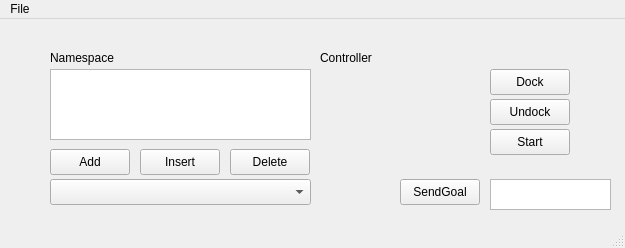
<?xml version="1.0" encoding="UTF-8"?>
<ui version="4.0">
 <class>MainWindow</class>
 <widget class="QMainWindow" name="MainWindow">
  <property name="geometry">
   <rect>
    <x>0</x>
    <y>0</y>
    <width>625</width>
    <height>248</height>
   </rect>
  </property>
  <property name="windowTitle">
   <string>MainWindow</string>
  </property>
  <widget class="QWidget" name="centralwidget">
   <widget class="QListView" name="listView">
    <property name="geometry">
     <rect>
      <x>50</x>
      <y>50</y>
      <width>261</width>
      <height>71</height>
     </rect>
    </property>
   </widget>
   <widget class="QPushButton" name="addButton">
    <property name="geometry">
     <rect>
      <x>50</x>
      <y>130</y>
      <width>80</width>
      <height>26</height>
     </rect>
    </property>
    <property name="text">
     <string>Add</string>
    </property>
   </widget>
   <widget class="QPushButton" name="insertButton">
    <property name="geometry">
     <rect>
      <x>140</x>
      <y>130</y>
      <width>80</width>
      <height>26</height>
     </rect>
    </property>
    <property name="text">
     <string>Insert</string>
    </property>
   </widget>
   <widget class="QPushButton" name="deleteButton">
    <property name="geometry">
     <rect>
      <x>230</x>
      <y>130</y>
      <width>80</width>
      <height>26</height>
     </rect>
    </property>
    <property name="text">
     <string>Delete</string>
    </property>
   </widget>
   <widget class="QComboBox" name="comboBox">
    <property name="geometry">
     <rect>
      <x>50</x>
      <y>160</y>
      <width>261</width>
      <height>26</height>
     </rect>
    </property>
   </widget>
   <widget class="QLabel" name="label">
    <property name="geometry">
     <rect>
      <x>50</x>
      <y>30</y>
      <width>91</width>
      <height>18</height>
     </rect>
    </property>
    <property name="text">
     <string>Namespace</string>
    </property>
   </widget>
   <widget class="QLabel" name="label_2">
    <property name="geometry">
     <rect>
      <x>320</x>
      <y>30</y>
      <width>91</width>
      <height>18</height>
     </rect>
    </property>
    <property name="text">
     <string>Controller</string>
    </property>
   </widget>
   <widget class="QPushButton" name="dockButton">
    <property name="geometry">
     <rect>
      <x>490</x>
      <y>50</y>
      <width>80</width>
      <height>26</height>
     </rect>
    </property>
    <property name="text">
     <string>Dock</string>
    </property>
   </widget>
   <widget class="QPushButton" name="undockButton">
    <property name="geometry">
     <rect>
      <x>490</x>
      <y>80</y>
      <width>80</width>
      <height>26</height>
     </rect>
    </property>
    <property name="text">
     <string>Undock</string>
    </property>
   </widget>
   <widget class="QPushButton" name="startButton">
    <property name="geometry">
     <rect>
      <x>490</x>
      <y>110</y>
      <width>80</width>
      <height>26</height>
     </rect>
    </property>
    <property name="text">
     <string>Start</string>
    </property>
   </widget>
   <widget class="QWidget" name="widget" native="true">
    <property name="geometry">
     <rect>
      <x>320</x>
      <y>50</y>
      <width>151</width>
      <height>101</height>
     </rect>
    </property>
   </widget>
   <widget class="QPlainTextEdit" name="goalCoordText">
    <property name="geometry">
     <rect>
      <x>490</x>
      <y>160</y>
      <width>121</width>
      <height>31</height>
     </rect>
    </property>
   </widget>
   <widget class="QPushButton" name="sendGoalButton">
    <property name="geometry">
     <rect>
      <x>400</x>
      <y>160</y>
      <width>80</width>
      <height>26</height>
     </rect>
    </property>
    <property name="text">
     <string>SendGoal</string>
    </property>
   </widget>
  </widget>
  <widget class="QMenuBar" name="menubar">
   <property name="geometry">
    <rect>
     <x>0</x>
     <y>0</y>
     <width>625</width>
     <height>23</height>
    </rect>
   </property>
   <widget class="QMenu" name="menuSend">
    <property name="title">
     <string>File</string>
    </property>
    <addaction name="actionwaypoints"/>
   </widget>
   <addaction name="menuSend"/>
  </widget>
  <widget class="QStatusBar" name="statusbar"/>
  <action name="actionwaypoints">
   <property name="text">
    <string>waypoints</string>
   </property>
  </action>
 </widget>
 <resources/>
 <connections/>
</ui>
